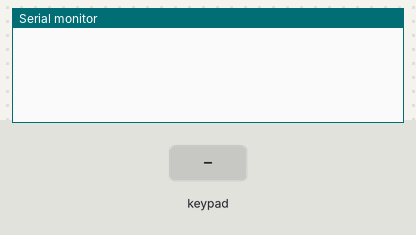
The sketch below on a simulated Arduino Uno, built with avr-gcc and run on an emulated ATmega328P. On the bench: the last lines printed to the serial monitor. The test bench sets the inputs (shaded band).

Above: at 1.2 s.
1.3 s: key '1' pressed
At 2.4 s:
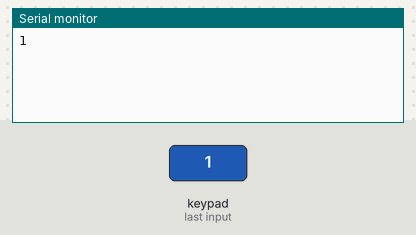
2.8 s: keypad keys 5 4 3 2 # pressed 0.4 s apart
At 5.0 s:
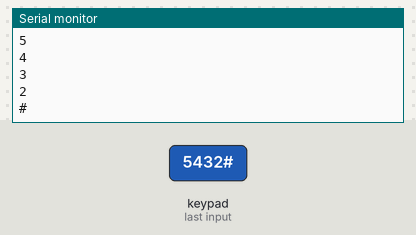
6.3 s: key 'A' pressed
At 7.5 s:
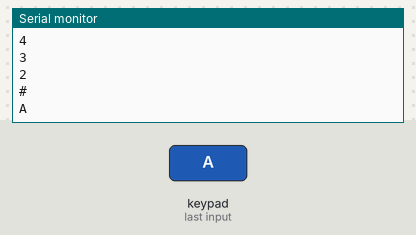
7.8 s: keypad keys 5 4 3 2 * pressed 0.4 s apart
At 9.8 s:
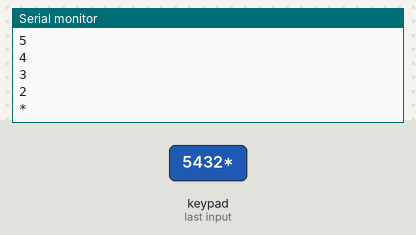
11.3 s: key 'B' pressed
At 12.5 s:
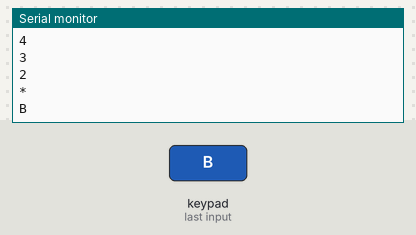
12.8 s: keypad keys 5 4 3 2 D pressed 0.4 s apart
At 15.9 s:
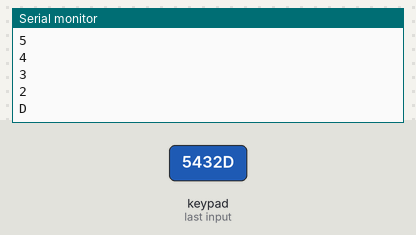
Timing chart, 0 to 17.3 s (numbered marks = the images above; inputs shaded):
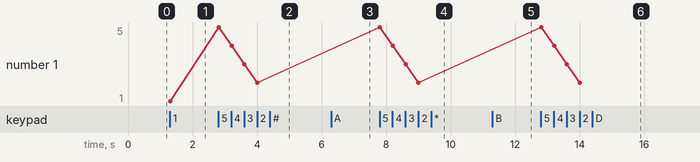

Measured:
- after the input at 1.3 s, the serial monitor: prints a new line at once (image 1)
- after the input at 2.8 s, the serial monitor: prints a new line at once (image 2)
- after the input at 6.3 s, the serial monitor: prints a new line at once (image 3)
- after the input at 7.8 s, the serial monitor: prints a new line at once (image 4)
- after the input at 11.3 s, the serial monitor: prints a new line at once (image 5)
- after the input at 12.8 s, the serial monitor: prints a new line at once (image 6)
- plotted number 1: 1 → 2 after the input at 2.8 s

The sketch:

arduino14.1.ino
```cpp
#include <Keypad.h> //biblioteka od klawiatury

const byte ROWS = 4; // ile wierszy
const byte COLS = 4; //ile kolumn

byte rowPins[ROWS] = {5, 4, 3, 2}; //piny wierszy
byte colPins[COLS] = {6, 7, 8, 9}; //piny kolum

char keys[ROWS][COLS] = { //mapowanie klawiatury
  {'1','2','3','A'},
  {'4','5','6','B'},
  {'7','8','9','C'},
  {'*','0','#','D'}
};

Keypad klawiatura = Keypad( makeKeymap(keys), rowPins, colPins, ROWS, COLS ); //inicjalizacja klawiatury

void setup(){
  Serial.begin(9600);
}

void loop(){
  char klawisz = klawiatura.getKey();

  if (klawisz){
    Serial.println(klawisz);
  }
}
```
